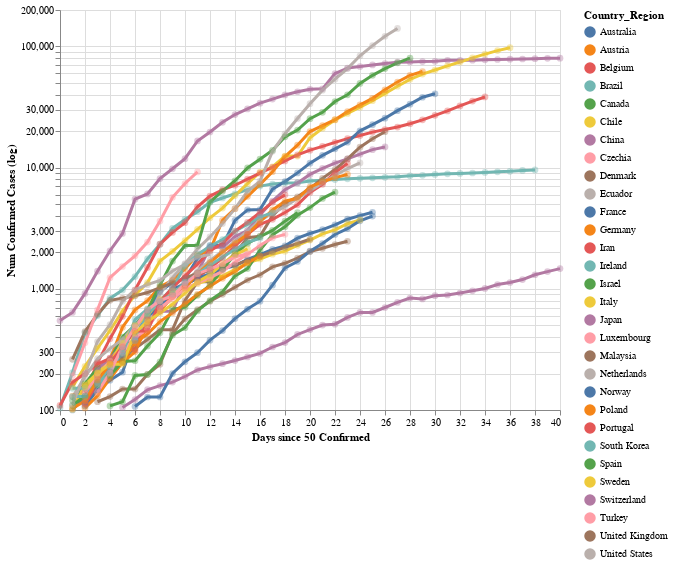

The cell this chart's notebook holds for it:
### Code cell
# Example 3: JHU World

jhu_df = pd.read_csv("./jhu-data.csv")
jhu_df = jhu_df[jhu_df["Province_State"].isnull()]

quarantine_df = pd.read_csv('quarantine-activity.csv')
quarantine_cols = ['Country_Region', 'Date Enacted', 'Lockdown Type']
quarantine_df = quarantine_df[quarantine_cols]


# CovidChart expects to have the following columns
quarantine_df = quarantine_df.rename(columns={'Date Enacted': 'lockdown_date', 'Lockdown Type': 'lockdown_type'})
# quarantine_df = quarantine_df.loc[quarantine_df.lockdown_type == 'Full']


chart = CovidChart(
    jhu_df, 
    groupcol='Country_Region', 
    start_criterion=DaysSinceNumReached(50, 'Confirmed'), 
    ycol='Confirmed',
    xcol='Date',
    top_k_groups=30,
    quarantine_df=quarantine_df # should have a column with same name as `groupcol`
)

chart = chart.set_ytitle('Num Confirmed Cases (log)')
chart = chart.set_xtitle('Days since 50 Confirmed')
spec = chart.spec
# note: spec object autocompletes
# can use it to adjust chart properties

# spec.lockdown_extrapolation = False
# spec.yscale = 'linear'
# spec.points = False
# spec.tooltip_rules = False
chart.set_width(500).set_height(400)
chart.set_ydomain((100, 200000))
jhu_altChart = chart.set_xdomain((0, 40)).compile()
jhu_altChart

### Figure 1 — Vega-Lite specification as saved in the notebook (floating-point values rounded to 4 significant figures; data arrays with more than 128 entries replaced by an {"elided": "..."} marker saying what was removed)
{"config": {"view": {"continuousWidth": 400, "continuousHeight": 300}}, "layer": [{"mark": {"type": "point", "filled": true, "size": 400}, "encoding": {"color": {"type": "nominal", "field": "Country_Region"}, "detail": {"type": "nominal", "field": "Country_Region"}, "opacity": {"value": 0}, "x": {"type": "quantitative", "field": "x", "scale": {"domain": [0, 40]}, "title": "Days since 50 Confirmed"}, "y": {"type": "quantitative", "field": "y", "scale": {"domain": [100, 200000], "type": "log"}, "title": "Num Confirmed Cases (log)"}}, "height": 400, "transform": [{"filter": "datum.y !== null"}, {"filter": "datum.y > 0"}], "width": 500}, {"mark": "point", "encoding": {"opacity": {"value": 0}, "x": {"type": "quantitative", "field": "x"}}, "height": 400, "selection": {"selector008": {"type": "single", "nearest": true, "on": "mouseover", "fields": ["x"], "empty": "none"}}, "width": 500}, {"mark": {"type": "point", "filled": true, "size": 400}, "encoding": {"color": {"type": "nominal", "field": "Country_Region"}, "detail": {"type": "nominal", "field": "Country_Region"}, "opacity": {"condition": {"value": 0.0, "test": "!isDefined(click.Country_Region) || !isDefined(click_Country_Region) || click.Country_Region == datum.Country_Region || click.Country_Region == \"\""}, "value": 0.0}, "x": {"type": "quantitative", "field": "x", "scale": {"domain": [0, 40]}, "title": "Days since 50 Confirmed"}, "y": {"type": "quantitative", "field": "y", "scale": {"domain": [100, 200000], "type": "log"}, "title": "Num Confirmed Cases (log)"}}, "height": 400, "selection": {"click": {"type": "single", "fields": ["Country_Region"], "on": "click", "empty": "all", "bind": {"input": "select", "options": ["", "China", "South Korea", "Japan", "Italy", "Iran", "France", "Germany", "Spain", "United States", "Switzerland", "United Kingdom", "Belgium", "Netherlands", "Norway", "Sweden", "Austria", "Malaysia", "Australia", "Denmark", "Canada", "Israel", "Brazil", "Czechia", "Portugal", "Ireland", "Poland", "Chile", "Luxembourg", "Ecuador", "Turkey"], "name": "Filter on Country_Region: "}}}, "transform": [{"filter": "datum.y !== null"}, {"filter": "datum.y > 0"}, {"filter": "!isDefined(click.Country_Region) || !isDefined(click_Country_Region) || click.Country_Region == datum.Country_Region || click.Country_Region == \"\""}], "width": 500}, {"mark": {"type": "line", "size": 3}, "encoding": {"color": {"type": "nominal", "field": "Country_Region"}, "detail": {"type": "nominal", "field": "Country_Region"}, "opacity": {"condition": {"value": 1, "test": "!isDefined(click.Country_Region) || !isDefined(click_Country_Region) || click.Country_Region == datum.Country_Region || click.Country_Region == \"\""}, "value": 0.1}, "x": {"type": "quantitative", "field": "x", "scale": {"domain": [0, 40]}, "title": "Days since 50 Confirmed"}, "y": {"type": "quantitative", "field": "y", "scale": {"domain": [100, 200000], "type": "log"}, "title": "Num Confirmed Cases (log)"}}, "height": 400, "transform": [{"filter": "datum.y !== null"}, {"filter": "datum.y > 0"}], "width": 500}, {"mark": {"type": "point", "filled": true, "size": 45}, "encoding": {"color": {"type": "nominal", "field": "Country_Region"}, "detail": {"type": "nominal", "field": "Country_Region"}, "opacity": {"condition": {"value": 0.4, "test": "!isDefined(click.Country_Region) || !isDefined(click_Country_Region) || click.Country_Region == datum.Country_Region || click.Country_Region == \"\""}, "value": 0.1}, "x": {"type": "quantitative", "field": "x", "scale": {"domain": [0, 40]}, "title": "Days since 50 Confirmed"}, "y": {"type": "quantitative", "field": "y", "scale": {"domain": [100, 200000], "type": "log"}, "title": "Num Confirmed Cases (log)"}}, "height": 400, "transform": [{"filter": "datum.y !== null"}, {"filter": "datum.y > 0"}], "width": 500}, {"mark": {"type": "point", "filled": true}, "encoding": {"color": {"type": "nominal", "field": "Country_Region"}, "detail": {"type": "nominal", "field": "Country_Region"}, "opacity": {"condition": {"value": 1, "selection": "selector008"}, "value": 0}, "x": {"type": "quantitative", "field": "x", "scale": {"domain": [0, 40]}, "title": "Days since 50 Confirmed"}, "y": {"type": "quantitative", "field": "y", "scale": {"domain": [100, 200000], "type": "log"}, "title": "Num Confirmed Cases (log)"}}, "height": 400, "transform": [{"filter": "datum.y !== null"}, {"filter": "datum.y > 0"}, {"filter": "isDefined(click.Country_Region) && click.Country_Region == datum.Country_Region"}], "width": 500}, {"mark": {"type": "text", "align": "left", "dx": 5, "dy": -5}, "encoding": {"color": {"value": "black"}, "detail": {"type": "nominal", "field": "Country_Region"}, "opacity": {"value": 1}, "text": {"condition": {"type": "nominal", "field": "tooltip_text", "selection": "selector008"}, "value": " "}, "x": {"type": "quantitative", "field": "x", "scale": {"domain": [0, 40]}, "title": "Days since 50 Confirmed"}, "y": {"type": "quantitative", "field": "y", "scale": {"domain": [100, 200000], "type": "log"}, "title": "Num Confirmed Cases (log)"}}, "height": 400, "transform": [{"filter": "datum.y !== null"}, {"filter": "datum.y > 0"}, {"calculate": "datum.Country_Region + \": \" + datum.y", "as": "tooltip_text"}, {"filter": "isDefined(click.Country_Region) && click.Country_Region == datum.Country_Region"}], "width": 500}, {"mark": {"type": "rule", "color": "gray"}, "encoding": {"x": {"type": "quantitative", "field": "x"}}, "height": 400, "transform": [{"filter": {"selection": "selector008"}}, {"filter": "isDefined(click.Country_Region) && isDefined(click_Country_Region) && click.Country_Region != \"\""}], "width": 500}, {"mark": {"type": "rule", "strokeDash": [7, 3]}, "encoding": {"color": {"type": "nominal", "field": "Country_Region"}, "detail": {"type": "nominal", "field": "Country_Region"}, "x": {"type": "quantitative", "field": "x"}}, "height": 400, "transform": [{"filter": "datum.x == datum.lockdown_x"}, {"filter": "isDefined(click.Country_Region) && click.Country_Region == datum.Country_Region"}], "width": 500}, {"mark": {"type": "text", "align": "left", "dx": 5, "dy": -200}, "encoding": {"color": {"value": "black"}, "detail": {"type": "nominal", "field": "Country_Region"}, "text": {"condition": {"type": "nominal", "field": "lockdown_tooltip_text", "selection": "selector008"}, "value": " "}, "x": {"type": "quantitative", "field": "x"}}, "height": 400, "transform": [{"filter": "datum.x == datum.lockdown_x"}, {"filter": "isDefined(click.Country_Region) && click.Country_Region == datum.Country_Region"}, {"calculate": "datum.Country_Region + \" \" + datum.lockdown_type", "as": "lockdown_tooltip_text"}, {"filter": "isDefined(click.Country_Region) && click.Country_Region == datum.Country_Region"}], "width": 500}, {"mark": {"type": "line", "size": 3, "strokeDash": [1, 1]}, "encoding": {"color": {"type": "nominal", "field": "Country_Region"}, "detail": {"type": "nominal", "field": "Country_Region"}, "x": {"type": "quantitative", "field": "x", "scale": {"domain": [0, 40]}, "title": "Days since 50 Confirmed"}, "y": {"type": "quantitative", "field": "model_y", "scale": {"domain": [100, 200000], "type": "log"}, "title": "Num Confirmed Cases (log)"}}, "height": 400, "transform": [{"filter": "datum.lockdown_x != null"}, {"filter": "datum.x >= datum.lockdown_x"}, {"filter": "datum.y !== null"}, {"calculate": "datum.lockdown_y * pow(datum.lockdown_slope, datum.x - datum.lockdown_x)", "as": "model_y"}, {"filter": "isDefined(click.Country_Region) && click.Country_Region == datum.Country_Region"}], "width": 500}, {"mark": {"type": "text", "align": "left", "dx": 5, "dy": -20}, "encoding": {"color": {"value": "black"}, "detail": {"type": "nominal", "field": "Country_Region"}, "opacity": {"value": 1}, "text": {"condition": {"type": "nominal", "field": "extrap_text", "selection": "selector008"}, "value": " "}, "x": {"type": "quantitative", "field": "x", "scale": {"domain": [0, 40]}, "title": "Days since 50 Confirmed"}, "y": {"type": "quantitative", "field": "model_y", "scale": {"domain": [100, 200000], "type": "log"}, "title": "Num Confirmed Cases (log)"}}, "height": 400, "transform": [{"filter": "datum.lockdown_x != null"}, {"filter": "datum.x >= datum.lockdown_x"}, {"filter": "datum.y !== null"}, {"calculate": "datum.lockdown_y * pow(datum.lockdown_slope, datum.x - datum.lockdown_x)", "as": "model_y"}, {"filter": "isDefined(click.Country_Region) && click.Country_Region == datum.Country_Region"}, {"calculate": "\"trend at lockdown for \" + datum.Country_Region", "as": "extrap_text"}], "width": 500}], "data": {"name": "data-e16adde32dec9f8d1aae60279e6f13b6"}, "$schema": "https://vega.github.io/schema/vega-lite/v4.0.0.json", "datasets": {"data-e16adde32dec9f8d1aae60279e6f13b6": {"elided": "698 records"}}}
